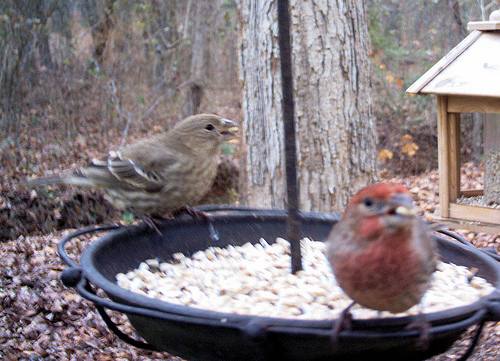
#> input picture uploads/n01532829_1017.JPEG, 500 x 361 px
$ python -i watermark_utils.py   (imports and definitions only)
#> lines starting #> are read from the running program, lines starting #| are printed output that depends on the picture
import cv2
import numpy as np
import pywt

EMBEDDING_STRENGTH = 0.05

def apply_fwt(img):
    coeffs = pywt.dwt2(img, 'haar')
    return coeffs

def inverse_fwt(coeffs):
    return pywt.idwt2(coeffs, 'haar')

def embed_watermark(cover_img_path, watermark_img_path, output_path):
    cover_img = cv2.imread(cover_img_path)
    watermark_img = cv2.imread(watermark_img_path, cv2.IMREAD_GRAYSCALE)

    cover_img = cv2.resize(cover_img, (256, 256))
    watermark_img = cv2.resize(watermark_img, (256, 256))

    cover_ycrcb = cv2.cvtColor(cover_img, cv2.COLOR_BGR2YCrCb)
    Y, Cr, Cb = cv2.split(cover_ycrcb)

    LL, (LH, HL, HH) = apply_fwt(Y)
    _, (WM_LH, WM_HL, WM_HH) = apply_fwt(watermark_img)

    LH += EMBEDDING_STRENGTH * WM_LH
    HL += EMBEDDING_STRENGTH * WM_HL
    HH += EMBEDDING_STRENGTH * WM_HH

    Y_embedded = inverse_fwt((LL, (LH, HL, HH)))
    Y_embedded = np.uint8(Y_embedded)

    embedded_img = cv2.merge([Y_embedded, Cr, Cb])
    embedded_img = cv2.cvtColor(embedded_img, cv2.COLOR_YCrCb2BGR)
    cv2.imwrite(output_path, embedded_img)

def extract_watermark(embedded_img_path):
#> called with embedded_img_path = '../uploads/n01532829_1017.JPEG'
    embedded_img = cv2.imread(embedded_img_path)
#> embedded_img is the input picture: shape (361, 500, 3); mean B, G, R 126.3, 121.3, 130.6
    embedded_ycrcb = cv2.cvtColor(embedded_img, cv2.COLOR_BGR2YCrCb)
#> embedded_ycrcb: shape (361, 500, 3); mean of channels 0, 1, 2 124.7, 132.3, 128.9
    Y_embedded, _, _ = cv2.split(embedded_ycrcb)
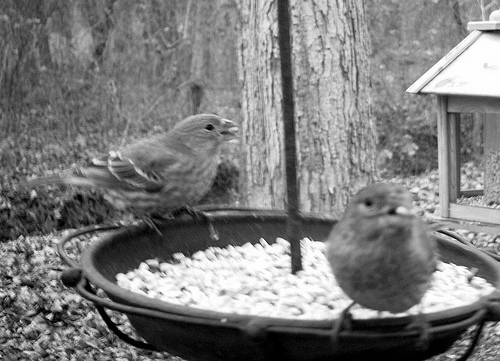
#> Y_embedded: shape (361, 500); min 0, max 255, mean 124.7

    LL, (LH, HL, HH) = apply_fwt(Y_embedded)
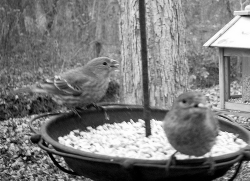
#> LL: shape (181, 250) float64; min 0, max 509, mean 249; drawn with min black and max white
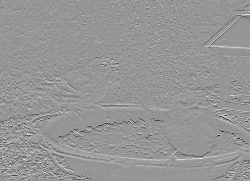
#> LH: shape (181, 250) float64; min -186, max 129.5, mean 0.2; drawn with min black and max white
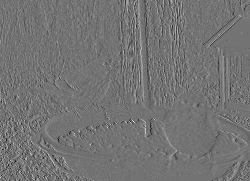
#> HL: shape (181, 250) float64; min -117.5, max 141, mean -0.1; drawn with min black and max white
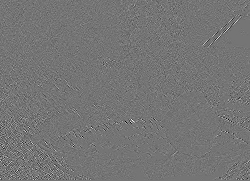
#> HH: shape (181, 250) float64; min -70.5, max 83, mean 0; drawn with min black and max white

    extracted_LH = LH / EMBEDDING_STRENGTH
    extracted_HL = HL / EMBEDDING_STRENGTH
    extracted_HH = HH / EMBEDDING_STRENGTH

    extracted_watermark = inverse_fwt((np.zeros_like(LL), (extracted_LH, extracted_HL, extracted_HH)))
#> in inverse_fwt, `return pywt.idwt2(coeffs, 'haar')`:
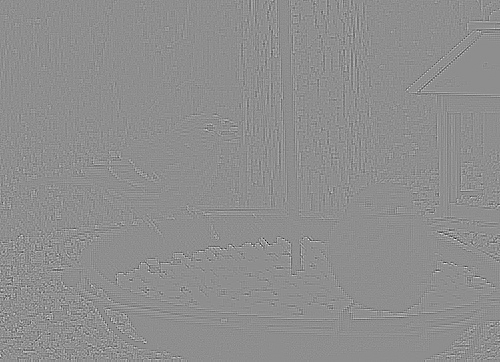
#> returned value: shape (362, 500) float64; min -3060, max 2420, mean 0; drawn with min black and max white
    extracted_watermark = cv2.normalize(extracted_watermark, None, 0, 255, cv2.NORM_MINMAX)
    extracted_watermark = np.uint8(extracted_watermark)

    _, extracted_bw = cv2.threshold(extracted_watermark, 0, 255, cv2.THRESH_BINARY + cv2.THRESH_OTSU)
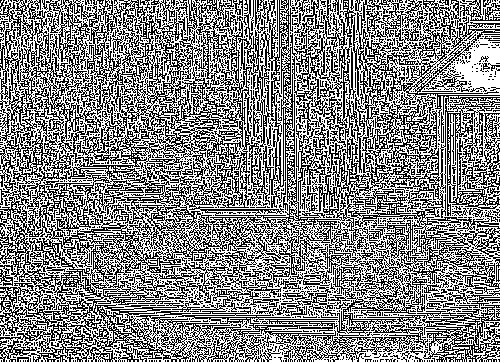
#> extracted_bw: shape (362, 500); 52.8% white; black in thin lines or dots

    return extracted_bw

>>> result = extract_watermark('../uploads/n01532829_1017.JPEG')

$ run again, on uploads/n01532829_1021.JPEG
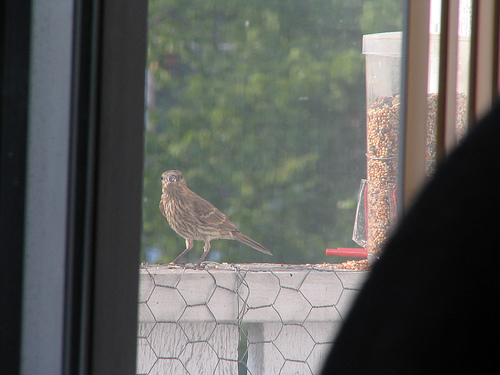
#> input picture uploads/n01532829_1021.JPEG, 500 x 375 px
#> in extract_watermark, embedded_img is the input picture: shape (375, 500, 3); mean B, G, R 90.7, 93.9, 92.9
#> embedded_ycrcb: shape (375, 500, 3); mean of channels 0, 1, 2 93.2, 127.7, 126.6
#> in inverse_fwt, `return pywt.idwt2(coeffs, 'haar')`:
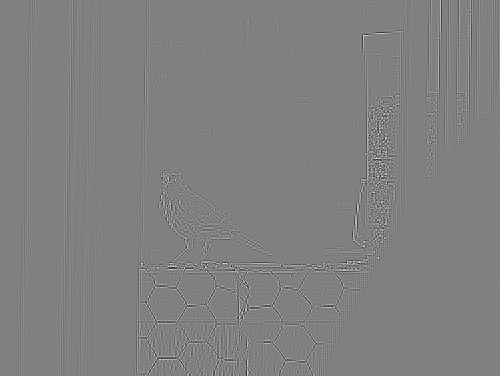
#> returned value: shape (376, 500) float64; min -1775, max 1750, mean 0; drawn with min black and max white
#> in extract_watermark, `_, extracted_bw = cv2.threshold(extracted_watermark, 0, 255, cv2.THRES..`:
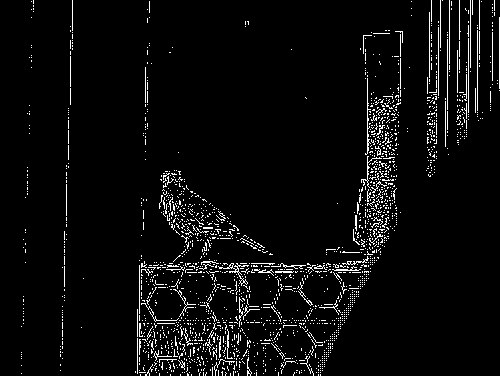
#> extracted_bw: shape (376, 500); 4.5% white in thin lines or dots

$ run again, on uploads/n01532829_304.JPEG
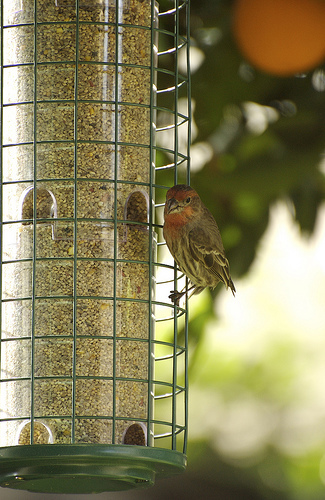
#> input picture uploads/n01532829_304.JPEG, 325 x 500 px
#> in extract_watermark, embedded_img is the input picture: shape (500, 325, 3); mean B, G, R 89.4, 129.8, 135.5
#> embedded_ycrcb: shape (500, 325, 3); mean of channels 0, 1, 2 126.9, 134.1, 106.9
#> in extract_watermark, `_, extracted_bw = cv2.threshold(extracted_watermark, 0, 255, cv2.THRES..`:
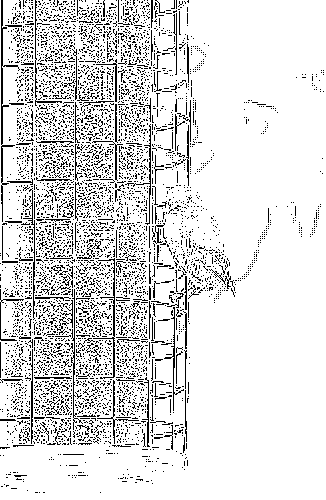
#> extracted_bw: shape (500, 326); 86.9% white; black in thin lines or dots
